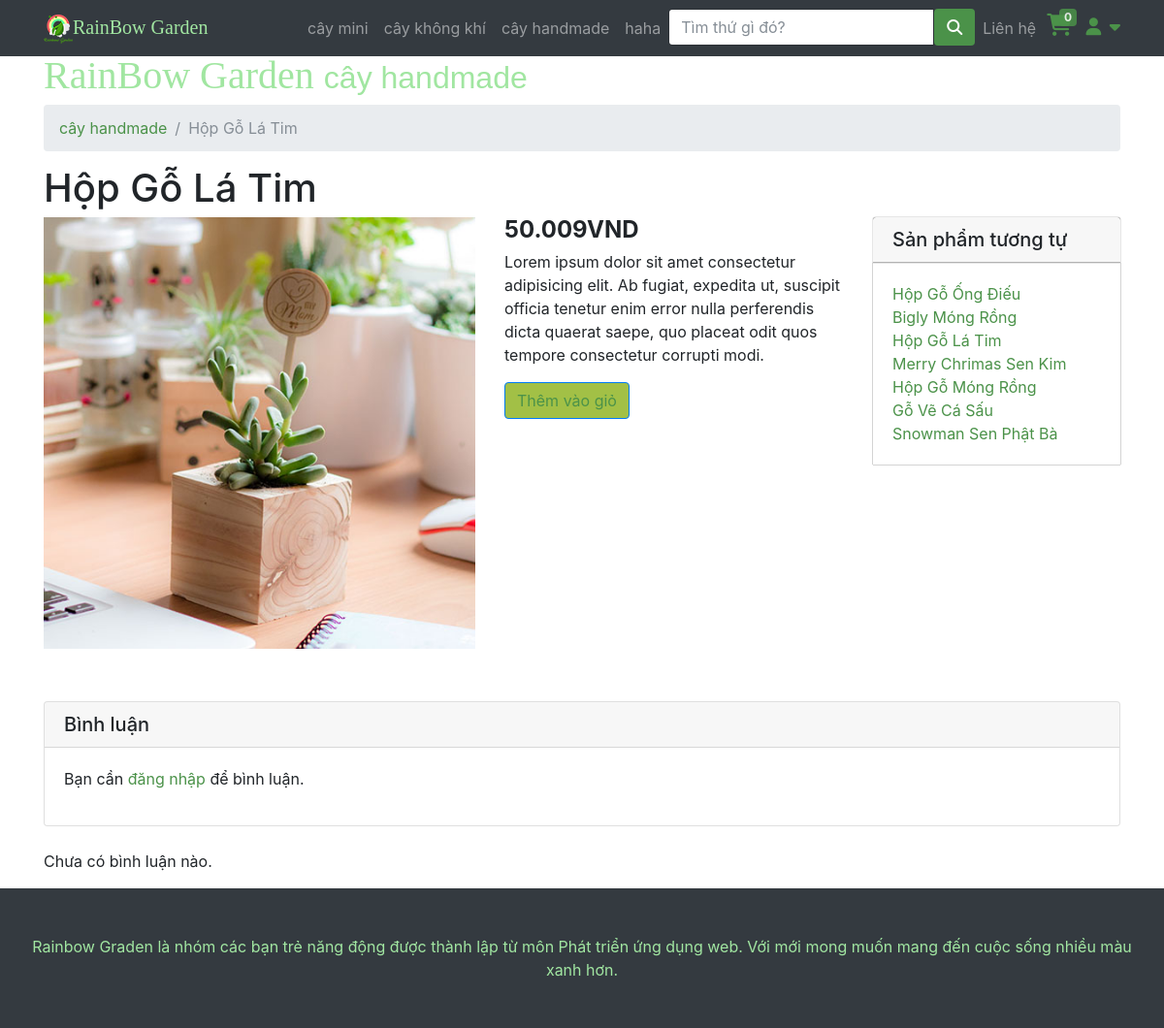
The app's page /ChiTietSanPham.php?id=50 with its own data.
### tables this page shows
CREATE TABLE IF NOT EXISTS `category` (
  `id` int NOT NULL AUTO_INCREMENT,
  `name` varchar(200) DEFAULT NULL,
  `image` varchar(200) NOT NULL,
  PRIMARY KEY (`id`)
);

CREATE TABLE IF NOT EXISTS `product` (
  `id` int NOT NULL AUTO_INCREMENT,
  `name` varchar(200) DEFAULT NULL,
  `saleoff` int DEFAULT NULL,
  `category` int DEFAULT NULL,
  `imagiUrl` varchar(225) DEFAULT NULL,
  `short_descripsion` text,
  `inStock` int DEFAULT '0',
  `isAvailable` tinyint(1) DEFAULT '1',
  PRIMARY KEY (`id`),
  KEY `category` (`category`)
);

### php/connectDB.php (called while the page is built, shortened)
<?php
class DataAccessHelper
{
	static $connection;
	public function connect()
	{
		self::$connection = new mysqli(DB_HOST, DB_USER, DB_PASSWORD, DB_NAME, DB_PORT);
		self::$connection->set_charset(DB_CHARSET);
	}
	public function executeQuery($sql)
	{
		return self::$connection->query($sql);
	}
}

### Cart.php (called while the page is built, shortened)
<?php
$count_cart = 0;

### php/model_product.php (called while the page is built, shortened)
<?php
class Product extends DataAccessHelper
{
    static function getProductById($id)
    {
        $sql = self::$connection->prepare("SELECT p.* , activePrice(p.id) as price FROM product p WHERE id = ?");
        $sql->bind_param("i", $id);
        $sql->execute();
        $result = $sql->get_result();
        $items = $result->fetch_assoc();
        return $items;
    }
}

### ChiTietSanPham.php (the view)
<?php
include 'header.php';
$id = isset($_GET['id']) ? intval($_GET['id']) : 0;
$product = Product::getProductById($id);
if ($product) {
  $query3 = $db->executeQuery("SELECT * FROM category  WHERE id= {$product['category']}");
  $category = mysqli_fetch_assoc($query3);
  $query4 = $db->executeQuery("SELECT * FROM product  WHERE category= {$category['id']}");
?>
  <div class="container">
    <h1 class="GreenBrand">RainBow Garden
      <small style="font-family: Arial"><?php echo $category['name']; ?></small>
    </h1>
    <ol class="breadcrumb">
      <li class="breadcrumb-item">
        <a href="loaicay?category= <?php echo $category['id']; ?>"><?php echo $category['name']; ?></a>
      </li>
      <li class="breadcrumb-item active"><?php echo $product['name']; ?></li>
    </ol>
    <h1><?php echo $product['name']; ?></h1>
    <div class="row">
      <div class="col-lg-5">
        <img class="img-fluid" src="<?php echo $product['imagiUrl']; ?>" alt="<?php echo $product['name']; ?>">
      </div>
      <div class="col-lg-4">
        <h4><strong><?php echo number_format($product['price'], 0, ',', '.'); ?>VND</strong></h4>
        <p><?php echo $product['short_descripsion']; ?></p>
        <button type="button" class="btn btn-primary"><a href="?id=<?php echo $product['id'] ?>&add_cart=<?php echo $product['id'] ?>">
            Thêm vào giỏ
          </a></button>
      </div>
      <div class="col-lg-3">
        <h5 class="card-header borsp">Sản phẩm tương tự</h5>
        <div class="card-body borsp">
          <ul class="list-unstyled mb-0">
            <?php
            $result = mysqli_fetch_all($query4, MYSQLI_ASSOC);
            ?>
            <?php foreach ($result as $value) : ?>
              <li>
                <a href="?id=<?php echo $value['id'] ?>"><?php echo $value['name'] ?></a>
              </li>
            <?php endforeach; ?>
          </ul>
        </div>
      </div>
    </div>
    <div class="card my-4">
      <h5 class="card-header">Bình luận</h5>
      <div class="card-body">
        <?php if (isset($_SESSION['account'])): ?>
          <form method="POST" action="add_comment.php">
            <input type="hidden" name="product_id" value="<?php echo $id; ?>">
            <div class="form-group">
              <textarea class="form-control" name="comment_content" rows="3" required></textarea>
            </div>
            <button type="submit" class="btn btn-primary" style="background-color:#4b9249; border-color:#4b9249">Xác nhận</button>
          </form>
        <?php else: ?>
          <p>Bạn cần <a href="login.php">đăng nhập</a> để bình luận.</p>
        <?php endif; ?>
      </div>
    </div>
    <div class="comments-list">
      <?php
      $query_comments = $db->executeQuery("SELECT * FROM comments WHERE product_id = $id ORDER BY createdate DESC");
      if (mysqli_num_rows($query_comments) > 0):
        while ($comment = mysqli_fetch_assoc($query_comments)):
      ?>
          <div class="media mb-4">
            <div class="media-body">
              <h5 class="mt-0"><?php echo htmlspecialchars($comment['user_name']); ?></h5>
              <p><?php echo htmlspecialchars($comment['comment_content']); ?></p>
              <small class="text-muted">Đăng vào: <?php echo $comment['createdate']; ?></small>
            </div>
          </div>
        <?php endwhile;
      else: ?>
        <p>Chưa có bình luận nào.</p>
      <?php endif; ?>
    </div>
  </div>
<?php
} else { ?>
  <h2>Không tìm thấy sản phẩm.</h2>
  <a href="index.php">Trang chủ</a>
<?php }
include "footer.php";
?>

### header.php (shortened to what this page needs)
<?php
include "php/connectDB.php";
include "php/model_product.php";
$db = new DataAccessHelper;
$db->connect();
include('Cart.php');
?>
<!DOCTYPE html>
<html lang="en">
<head>
    <link href="vendor/bootstrap/css/bootstrap.min.css" rel="stylesheet">
    <link href="css/modern-business.css" rel="stylesheet">
    <link href="css/icon-fonts.min.css" rel="stylesheet">
    <link href="css/settings.css" rel="stylesheet">
    <link href="css/grid-and-effects.css" rel="stylesheet">
    <link href="css/custom.css" rel="stylesheet">
    <link href="css/styles.css" rel="stylesheet">
    <link rel="stylesheet" href="https://cdnjs.cloudflare.com/ajax/libs/font-awesome/6.7.1/css/all.min.css">
</head>
<body>
    <nav class="navbar fixed-top navbar-expand-lg navbar-dark bg-dark fixed-top">
        <div class="container">
            <a class="navbar-brand GreenBrand" href="index.php"><img src="img/logobn.png">RainBow Garden</a>
            <div class="collapse navbar-collapse" id="navbarResponsive">
                <ul class="navbar-nav ml-auto">
                    <?php
                    $query = $db->executeQuery("SELECT * FROM category");
                    $result = mysqli_fetch_all($query, MYSQLI_ASSOC);
                    ?>
                    <?php foreach ($result as $value) : ?>
                        <li class="nav-item">
                            <a class="nav-link" href="loaicay?category=<?php echo $value['id'] ?>"><?php echo $value['name'] ?></a>
                        </li>
                    <?php endforeach; ?>
                    <li>
                        <form class="input-with-submit header-search" method="GET">
                            <div class="input-group">
                                <input type="text" class="form-control" placeholder="Tìm thứ gì đó?" name="tukhoa">
                                <span class="input-group-button">
                                    <button class="btn btn-default" style="background-color: #4b9249" type="submit">
                                        <i class="fa fa-search"></i>
                                    </button>
                                </span>
                            </div>
                        </form>
                    </li>
                    <li class="nav-item dropdown">
                        <a class="nav-link" href="lienhe.php">
                            Liên hệ
                        </a>
                    </li>
                    <li style="width: 40px !important; height: 40px; padding-left: 3px;">
                        <span class="my-cart-icon">
                            <span class=" navRbcart">
                                <a href="myCart.php">
                                </a>
                            </span>
                            <span class="badge badge-notify my-cart-badge"><?php echo $count_cart ?></span>
                        </span>
                    </li>
                    <li class="dropdown navRbaccount">
                        <a class=" fn-bran-light" data-toggle="dropdown" href="#">
                            <i class="fa fa-user fa-fw"></i> <i class="fa fa-caret-down"></i>
                        </a>
                    </li>
                </ul>
            </div>
        </div>
    </nav>

### css/modern-business.css (style rules this page uses)
body { padding-top: 54px; }
@media (min-width: 992px) { body { padding-top: 56px; } }

### css/grid-and-effects.css (style rules this page uses)
.container { margin-right: auto; margin-left: auto; padding-left: 15px; padding-right: 15px; }
@media (min-width: 768px) { .container, .row.ig_fullwidth { width: 750px; } }
@media (min-width: 992px) { .container, .row.ig_fullwidth { width: 970px; } }
@media (min-width: 1200px) { .container, .row.ig_fullwidth { width: 1170px; } }
.row { margin-left: -15px; margin-right: -15px; }
.col-xs-1, .col-sm-1, .col-md-1, .col-lg-1, .col-xs-2, .col-sm-2, .col-md-2, .col-lg-2, .col-xs-3, .col-sm-3, .col-md-3, .col-lg-3, .col-xs-4, .col-sm-4, .col-md-4, .col-lg-4, .col-xs-5, .col-sm-5, .col-md-5, .col-lg-5, .col-xs-6, .col-sm-6, .col-md-6, .col-lg-6, .col-xs-7, .col-sm-7, .col-md-7, .col-lg-7, .col-xs-8, .col-sm-8, .col-md-8, .col-lg-8, .col-xs-9, .col-sm-9, .col-md-9, .col-lg-9, .col-xs-10, .col-sm-10, .col-md-10, .col-lg-10, .col-xs-11, .col-sm-11, .col-md-11, .col-lg-11, .col-xs-12, .col-sm-12, .col-md-12, .col-lg-12 { position: relative; min-height: 1px; padding-left: 15px; padding-right: 15px; margin-bottom: 30px; }
@media (min-width: 1200px) { .col-lg-1, .col-lg-2, .col-lg-3, .col-lg-4, .col-lg-5, .col-lg-6, .col-lg-7, .col-lg-8, .col-lg-9, .col-lg-10, .col-lg-11, .col-lg-12 { float: left; } }
@media (min-width: 1200px) { .col-lg-5 { width: 41.66666667%; } }
@media (min-width: 1200px) { .col-lg-4 { width: 33.33333333%; } }
@media (min-width: 1200px) { .col-lg-3 { width: 25%; } }
.collapse { display: none; }
.clearfix:after, .container:after, .container-fluid:after, .row:after { clear: both; content: " "; display: table; }

### css/custom.css (style rules this page uses)
.GreenBrand { color: #a1e6a1 !important; font-family: 'Pacifico', cursive; }
.dropdown { position: relative; display: inline-block; }
.borsp { box-shadow: 0 0 1px 0 black; }
.navRbcart { font-size: 23px !important; color: white; position: relative; }
.badge-notify { background:#4b9249; opacity: 0.85; position:relative; top: -40px; left: 13px; }
.navRbaccount { padding-top: 5px; font-size: 18px; }

### css/styles.css (style rules this page uses)
.btn-primary, .btn-primary:active, .btn-primary:focus, .btn-primary:active:focus, .btn-primary:hover, .wpcf7-submit, span.wpcf7-list-item, button, .navbar-toggle, input[type='button'], input[type='reset'], input[type='submit'], .jumbotron .carousel-indicators li.active, .post-item .vertical-center span, .post-item .label-wrap .label, .testimonials .testimonial-control, .testimonials .testimonial-control:first-of-type::before, .testimonials .testimonial-control:last-of-type::before, .cta-button, .brochure-box, .project-navigation a, .pagination a.current, .pagination span.current, .sidebar .widget.widget_nav_menu .menu li:hover, .sidebar .widget.widget_nav_menu .menu li.current-menu-item a, .sidebar .widget.widget_nav_menu .menu li a:hover, .panel-group .panel .panel-heading .accordion-toggle[aria-expanded="true"] { background-color: #a2c046; color: #ffffff; }
.fa { display: inline-block; font: normal normal normal 14px/1 FontAwesome; font-size: inherit; text-rendering: auto; -webkit-font-smoothing: antialiased; -moz-osx-font-smoothing: grayscale; }

### header.php (style rules this page uses)
a { color: #4b9249; }

### records on screen
category: name "cây mini"
category: name "cây không khí"
category: name "cây handmade"
category: name "haha"
product: name "Hộp Gỗ Lá Tim", imagiUrl (picture), short_descripsion "Lorem ipsum dolor sit amet consectetur adipisicing elit. Ab fugiat, expedita ut, suscipit officia tenetur enim error nulla perferendis dicta quaerat saepe, quo placeat odit quos tempore consectetur corrupti modi."
product: name "Hộp Gỗ Ống Điếu"
product: name "Bigly Móng Rồng"
product: name "Merry Chrimas Sen Kim"
product: name "Hộp Gỗ Móng Rồng"
product: name "Gỗ Vẽ Cá Sấu"
product: name "Snowman Sen Phật Bà"

### other values on screen
$count_cart "0"
$product['price'] "50.009"
